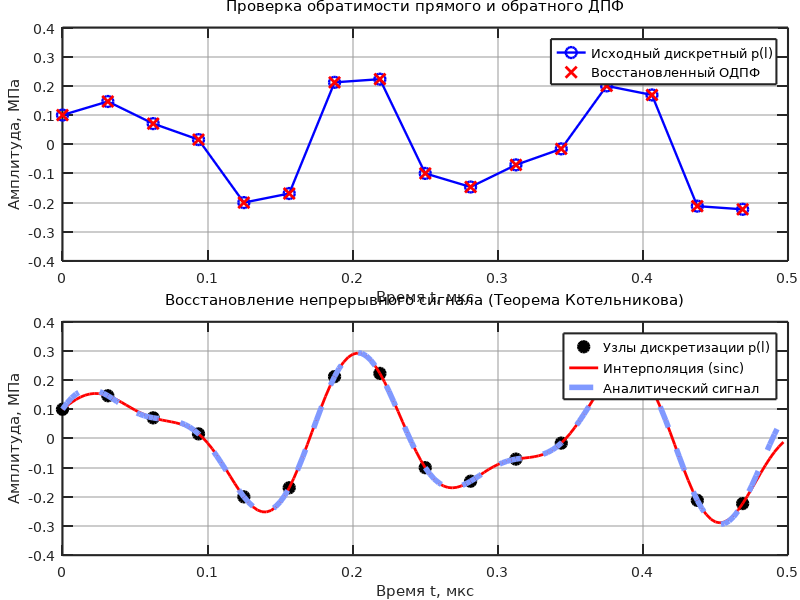

This figure's MATLAB source:
clear; clc; close all;

blue_color = [0.12, 0.47, 0.71];
red_color  = [0.84, 0.15, 0.16];
set(0, 'DefaultFigureColor', 'w');
set(0, 'DefaultAxesColor', 'w');
set(0, 'DefaultTextFontName', 'DejaVu Sans');
set(0, 'DefaultAxesFontName', 'DejaVu Sans');
set(0, 'DefaultAxesFontSize', 10);
set(0, 'DefaultTextFontSize', 12);
set(0, 'DefaultAxesLineWidth', 1.5);
set(0, 'DefaultLineLineWidth', 1.7);
set(0, 'DefaultTextFontWeight', 'normal');
set(0, 'DefaultAxesTitleFontWeight', 'normal'); 
set(0, 'DefaultAxesTickDir', 'in');
set(0, 'DefaultAxesTickLength', [0.015 0.025]);

set(0, 'DefaultAxesXGrid', 'on');
set(0, 'DefaultAxesYGrid', 'on');
set(0, 'DefaultAxesGridLineStyle', '-');
set(0, 'DefaultAxesGridColor', [0.6 0.6 0.6]);
set(0, 'DefaultAxesGridAlpha', 0.5);


a0 = 0.1;
f0 = 2.0;
w0 = 2 * pi * f0;
T = 0.5;
N = 16;
h = T / N;

l_indices = 0 : (N - 1);
t_l = l_indices * h;
p_l = 2 * a0 * sin(3 * w0 * t_l) + a0 * cos(5 * w0 * t_l);

p_T_discrete = zeros(1, N);
for n = 0 : (N - 1)
    sum_val = 0;
    for l = 0 : (N - 1)
        exponent = -1i * 2 * pi * n * l / N;
        sum_val = sum_val + p_l(l + 1) * exp(exponent);
    end
    p_T_discrete(n + 1) = sum_val / N;
end

p_restored = zeros(1, N);
for l = 0 : (N - 1)
    sum_val = 0;
    for n = 0 : (N - 1)
        exponent = 1i * 2 * pi * n * l / N;
        sum_val = sum_val + p_T_discrete(n + 1) * exp(exponent);
    end
    p_restored(l + 1) = sum_val;
end

p_restored_real = real(p_restored);

h_fine = h / 10;

t_fine = 0 : h_fine : (T - h_fine); 

p_interpolated = zeros(1, length(t_fine));

for idx = 1 : length(t_fine)
    t = t_fine(idx);
    sum_sinc = 0;
    for l = 0 : (N - 1)
        sum_sinc = sum_sinc + p_l(l + 1) * sinc((t - l * h) / h);
    end
    p_interpolated(idx) = sum_sinc;
end

p_analytical_fine = 2 * a0 * sin(3 * w0 * t_fine) + a0 * cos(5 * w0 * t_fine);


figure('Position', [110, 55, 1500, 1050]);

axes('Position', [0.0781, 0.5651, 0.9069, 0.3890]);
plot(t_l, p_l, 'bo-', 'MarkerSize', 8, 'DisplayName', 'Исходный дискретный p(l)');
hold on;
plot(t_l, p_restored_real, 'rx', 'MarkerSize', 8, 'LineWidth', 2, 'DisplayName', 'Восстановленный ОДПФ');
hold off;

title('Проверка обратимости прямого и обратного ДПФ');
xlabel('Время t, мкс');
ylabel('Амплитуда, МПа');
grid on;
legend('Location', 'best'); 


axes('Position', [0.0781, 0.0747, 0.9069, 0.3890]);
plot(t_l, p_l, 'ko', 'MarkerSize', 8, 'MarkerFaceColor', 'k', 'DisplayName', 'Узлы дискретизации p(l)');
hold on;
plot(t_fine, p_interpolated, 'r-', 'LineWidth', 2, 'DisplayName', 'Интерполяция (sinc)');
plot(t_fine, p_analytical_fine, '--', 'Color', [0.5, 0.6, 1.0], 'LineWidth', 4, 'DisplayName', 'Аналитический сигнал');
hold off;
title('Восстановление непрерывного сигнала (Теорема Котельникова)');
xlabel('Время t, мкс');
ylabel('Амплитуда, МПа');
grid on;
legend('Location', 'best');


print(gcf, 'fig_4_m.png', '-dpng', '-r300');
